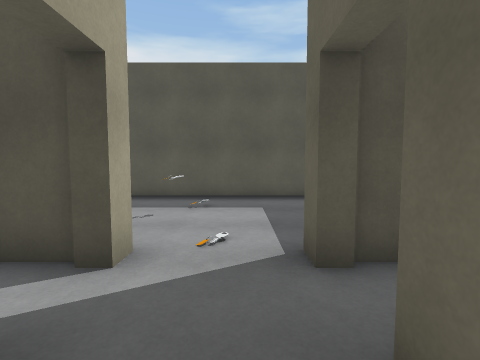
view 1 (above)

16 first-person views from a walk through a scene from a Unity 3-D project. The camera is 1.4 m above the floor, tilts 4° down and sees 85° across. The floor is counted in squares, 1 m on a side. Each view is taken from the middle of a square. On the plan, view 1 faces up. The plan holds only what a view shows up to about 13 squares ahead; the rest is blank. The place goes on beyond the plan. The player is left out.

view 2
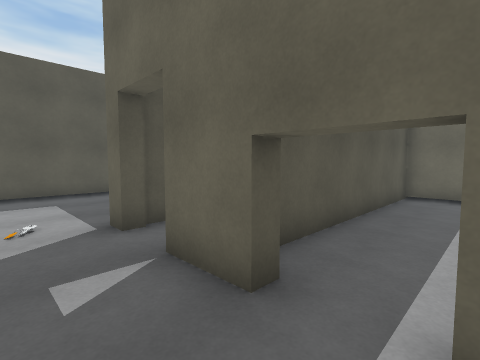

view 3
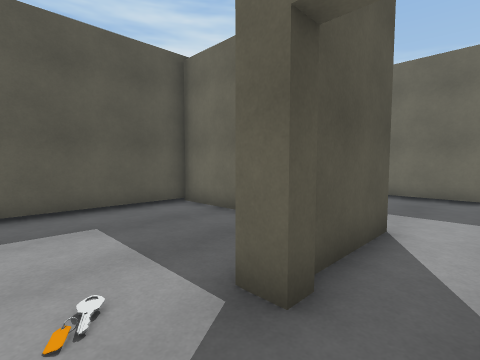

view 4
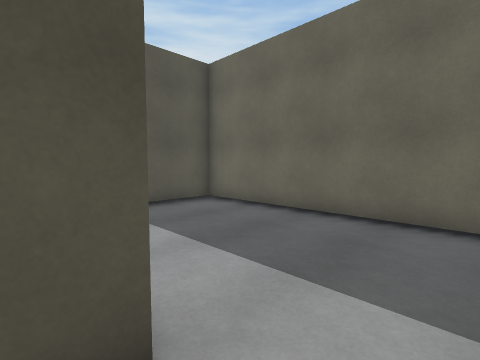

view 5
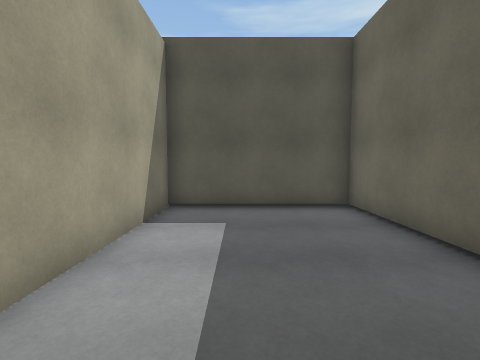

view 6
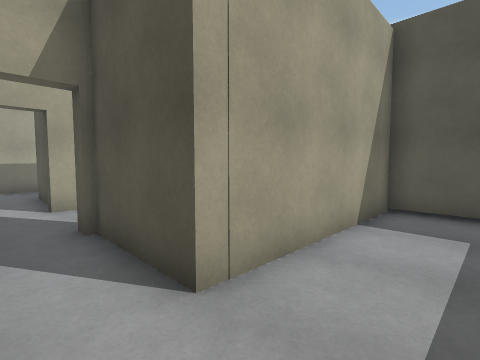

view 7
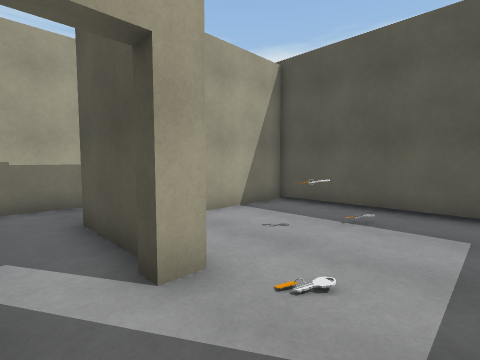

view 8
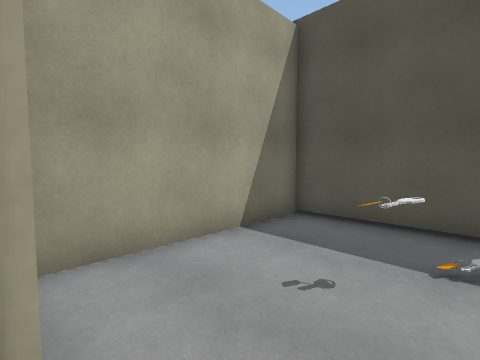

view 9
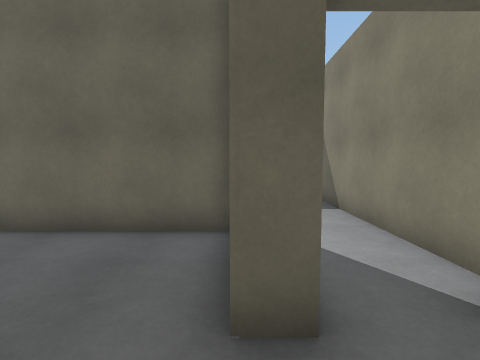

view 10
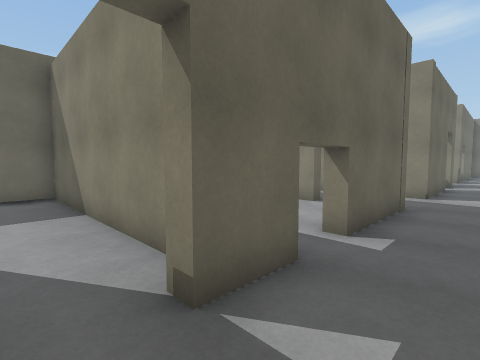

view 11
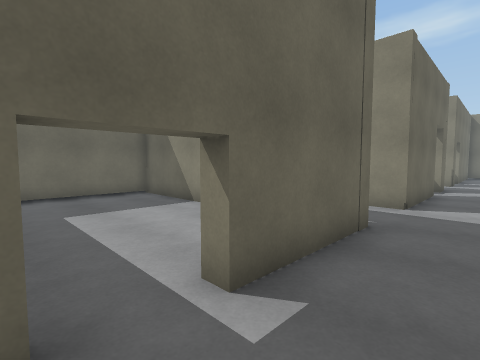

view 12
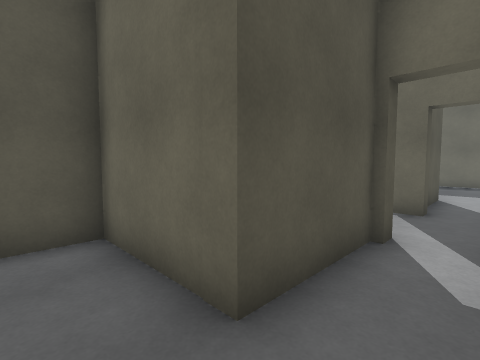

view 13
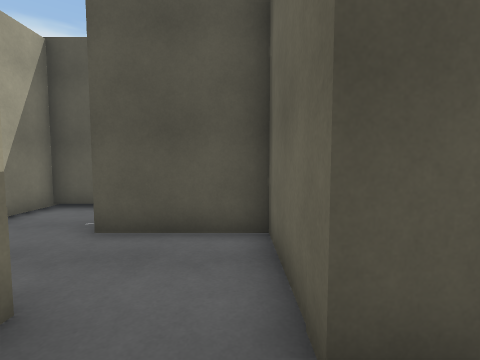

view 14
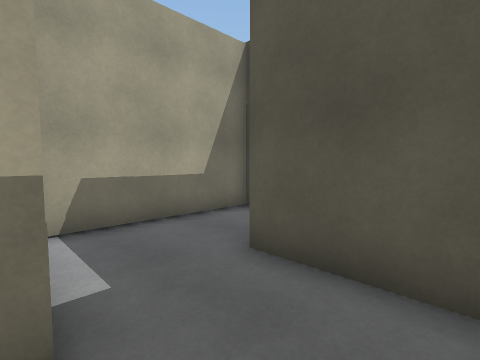

view 15
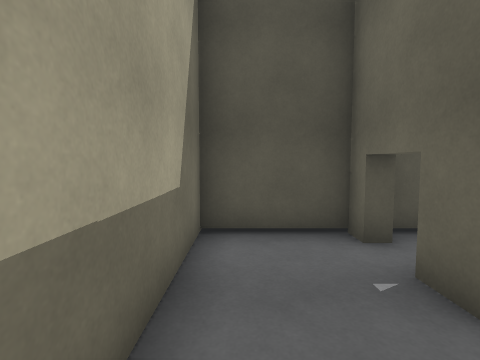

view 16
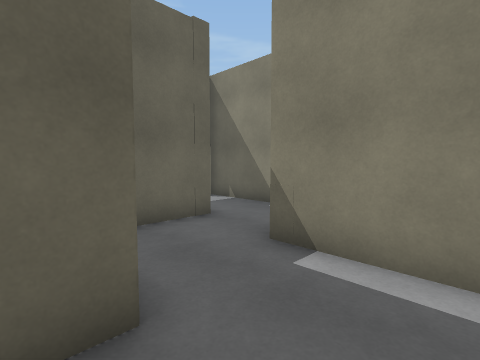

### Floor plan
Key: @ floor where view 1 was taken; # wall or solid block; x gap in a wall; . floor; O other object.
Columns run from 12 left of view 1 to 11 right of it. Each row starts with its distance up from view 1.
 10 ########################
  9 #..#   #........##.....#
  8 #..#   #........##.....#
  7 #..#####..O.....##.....#
  6 #......#........##.....#
  5 #......#........##.....#
  4 #####..####..#####.....#
  3     #..................#
  2     #..................#
  1        ####..###########
  0            .@x.........#
 -1            ..#.........#
 -2            ..x.........#
 -3            ..#.........#
 -4            ..# ........#
 -5            ..# ........#
 -6            ..#  ########
 -7            ...
 -8            ....
 -9            ..##
-10            ..#
-11            ..#
-12             .#
-13             .#
-14             ..
-15             .#
-16             .#

Where each view was taken, in squares from view 1:
view 1: 0 up, 0 right, facing up
view 2: 2 down, 1 left, facing up-right
view 3: 2 up, 1 left, facing up-right
view 4: 2 up, 4 right, facing up-right
view 5: 2 up, 7 right, facing up
view 6: 2 up, 7 right, facing up-left
view 7: 2 up, 1 right, facing up-left
view 8: 4 up, 1 left, facing up-left
view 9: 4 up, 1 left, facing right
view 10: 3 up, 1 left, facing down-right
view 11: 0 up, 1 left, facing down-right
view 12: 2 up, 7 left, facing up-right
view 13: 2 up, 6 left, facing up
view 14: 4 up, 6 left, facing up-left
view 15: 5 up, 11 left, facing up
view 16: 8 up, 11 left, facing down-right
